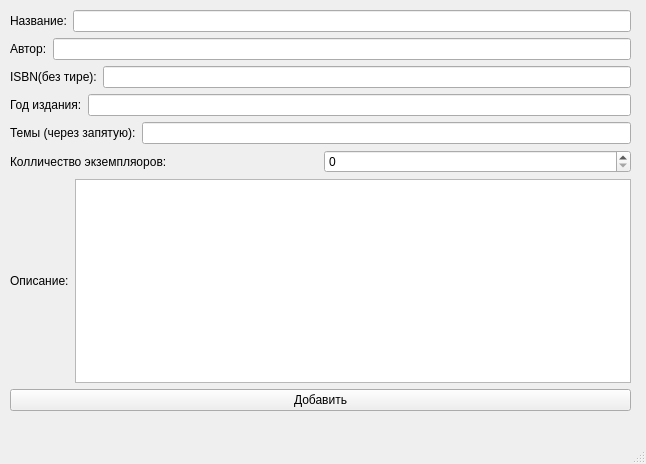
<?xml version="1.0" encoding="UTF-8"?>
<ui version="4.0">
 <class>AddBookWindow</class>
 <widget class="QMainWindow" name="AddBookWindow">
  <property name="geometry">
   <rect>
    <x>0</x>
    <y>0</y>
    <width>646</width>
    <height>464</height>
   </rect>
  </property>
  <property name="windowTitle">
   <string>MainWindow</string>
  </property>
  <widget class="QWidget" name="centralwidget">
   <widget class="QWidget" name="layoutWidget">
    <property name="geometry">
     <rect>
      <x>10</x>
      <y>10</y>
      <width>621</width>
      <height>401</height>
     </rect>
    </property>
    <layout class="QVBoxLayout" name="verticalLayout">
     <property name="sizeConstraint">
      <enum>QLayout::SetDefaultConstraint</enum>
     </property>
     <item>
      <layout class="QHBoxLayout" name="horizontalLayout">
       <property name="sizeConstraint">
        <enum>QLayout::SetDefaultConstraint</enum>
       </property>
       <item>
        <widget class="QLabel" name="label">
         <property name="text">
          <string>Название:</string>
         </property>
        </widget>
       </item>
       <item>
        <widget class="QLineEdit" name="lineEditName"/>
       </item>
      </layout>
     </item>
     <item>
      <layout class="QHBoxLayout" name="horizontalLayout_2">
       <item>
        <widget class="QLabel" name="label_2">
         <property name="text">
          <string>Автор:</string>
         </property>
        </widget>
       </item>
       <item>
        <widget class="QLineEdit" name="lineEditAuthor"/>
       </item>
      </layout>
     </item>
     <item>
      <layout class="QHBoxLayout" name="horizontalLayout_3">
       <item>
        <widget class="QLabel" name="label_3">
         <property name="text">
          <string>ISBN(без тире):</string>
         </property>
        </widget>
       </item>
       <item>
        <widget class="QLineEdit" name="lineEditISBN"/>
       </item>
      </layout>
     </item>
     <item>
      <layout class="QHBoxLayout" name="horizontalLayout_6">
       <item>
        <widget class="QLabel" name="label_6">
         <property name="text">
          <string>Год издания:</string>
         </property>
        </widget>
       </item>
       <item>
        <widget class="QLineEdit" name="lineEditYear"/>
       </item>
      </layout>
     </item>
     <item>
      <layout class="QHBoxLayout" name="horizontalLayout_4">
       <item>
        <widget class="QLabel" name="label_4">
         <property name="text">
          <string>Темы (через запятую):</string>
         </property>
        </widget>
       </item>
       <item>
        <widget class="QLineEdit" name="lineEditTopics"/>
       </item>
      </layout>
     </item>
     <item>
      <layout class="QHBoxLayout" name="horizontalLayout_7">
       <item>
        <widget class="QLabel" name="label_7">
         <property name="text">
          <string>Колличество экземпляоров:</string>
         </property>
        </widget>
       </item>
       <item>
        <widget class="QSpinBox" name="spinBox"/>
       </item>
      </layout>
     </item>
     <item>
      <layout class="QHBoxLayout" name="horizontalLayout_5">
       <item>
        <widget class="QLabel" name="label_5">
         <property name="text">
          <string>Описание:</string>
         </property>
        </widget>
       </item>
       <item>
        <widget class="QTextEdit" name="textEditDescription"/>
       </item>
      </layout>
     </item>
     <item>
      <widget class="QPushButton" name="pushButtonAdd">
       <property name="text">
        <string>Добавить</string>
       </property>
      </widget>
     </item>
    </layout>
   </widget>
  </widget>
  <widget class="QMenuBar" name="menubar">
   <property name="geometry">
    <rect>
     <x>0</x>
     <y>0</y>
     <width>646</width>
     <height>20</height>
    </rect>
   </property>
  </widget>
  <widget class="QStatusBar" name="statusbar"/>
 </widget>
 <resources/>
 <connections/>
</ui>
